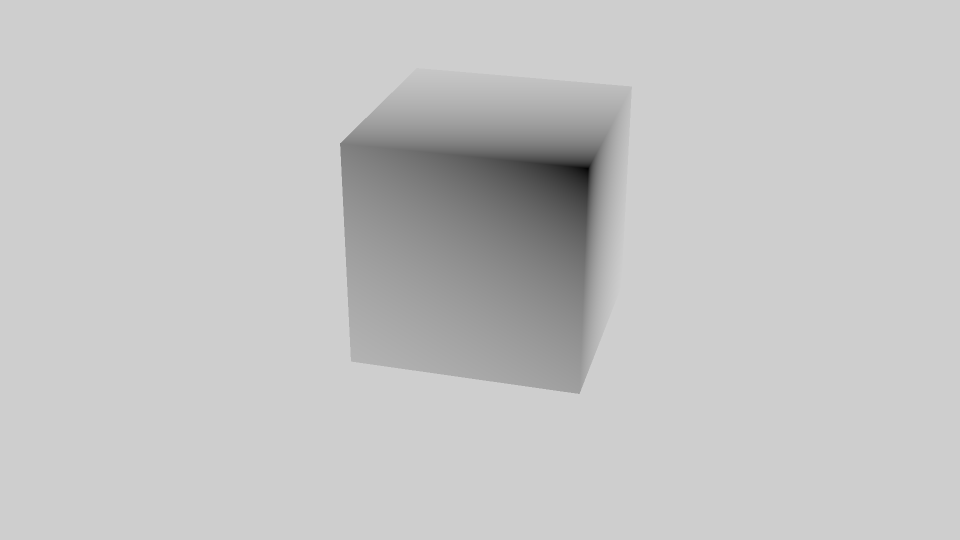
#> input picture world_rotate/cube_01.png, 1920 x 1080 px (shown at 1/2 size)
$ jupyter execute --allow-errors volume-awad.ipynb
#> lines starting #> are read from the running program, lines starting #| are printed output that depends on the picture
[cell 1]
# Starter code (run this first)
import cv2 as cv
import matplotlib.pyplot as plt
import numpy as np
from PIL import Image, ImageOps
from scipy.spatial.transform import Rotation as R
from math import pi ,sin, cos
import math


def depthmap_to_pointcloud(path,fc):
    #depth_map = cv.imread('./world_rotate/depthmap.png',0)
#> called with path = './world_rotate/cube_01.png', fc = 0.05
    depth_map = cv.imread(path,0)
#> depth_map is the input picture: shape (1080, 1920); min 0, max 206, mean 196.6
    height, width = depth_map.shape
#> height = 1080; width = 1920

    pt_cloud = []
    x_center = round(width / 2)
#> x_center = 960
    y_center = round(height / 2)
#> y_center = 540
    foc_l = fc
    X_s = []
    Z_s = []
    Y_s = []


    for u in range(0,height):
        for v in range(0,width):

            Z = depth_map[u][v]
            if(Z != 206):
                Z = 255 - Z
                X = (v - x_center) * depth_map[u][v] / (depth_map[u][v] / foc_l)
                Y = (u - y_center) * depth_map[u][v] / (depth_map[u][v] / foc_l)

                if math.isnan(X) != True:
                    if math.isnan(Y) != True:
                        if math.isnan(Z) != True:
                            X_s.append(X)
                            Y_s.append(Y)
                            Z_s.append(Z)
#> after the loop, X = 9.9; X_s = 322222 items; Y = 12.35; Y_s = 322222 items; Z_s = 322222 items
#| -6.1

    Y_s = np.multiply(-1, Y_s)
    return np.vstack((X_s,Z_s,Y_s))

#pass in thera
#pts is a 3xn array
def rotate_pointcloud(pts, theta):
#> called with pts = array of shape (3, 322222), theta = 0
    n,m = pts.shape
#> n = 3; m = 322222
    pts = np.vstack((pts, np.ones((1,m)))) # add a 1s array on the bottom to make it 4xN ptclod array
    print(pts.shape)
#| (4, 322222)
    r = theta * np.pi/180 # rotation matrix
    r_matrix = np.matrix(f'{np.cos(r)} {-np.sin(r)} 0 0; {np.sin(r)} {np.cos(r)} 0 0; 0 0 1 0; 0 0 0 1')
    pts = r_matrix @ pts
    pts = np.array(pts)
    return pts


fig2 = plt.figure()
ax = plt.axes(projection='3d')

filelist = ['./world_rotate/cube_01.png', './world_rotate/cube_02.png', './world_rotate/cube_03.png']

cloud_pts = []
for i,file in enumerate(filelist):
    pts = depthmap_to_pointcloud(file,.05)
    print(f'{pts[0][30]}')
    pts = rotate_pointcloud(pts,i*15)
    ax.scatter3D(pts[0],pts[1],pts[2],c=pts[2],cmap='Greens')
    cloud_pts.append(pts)
plt.show()
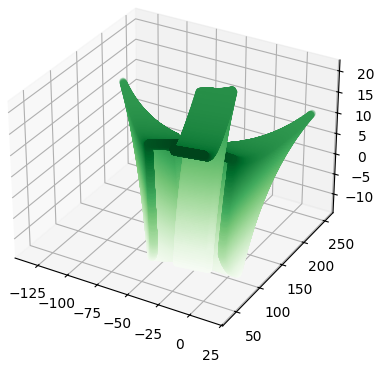
#> figure drawn by matplotlib, 1 panel
